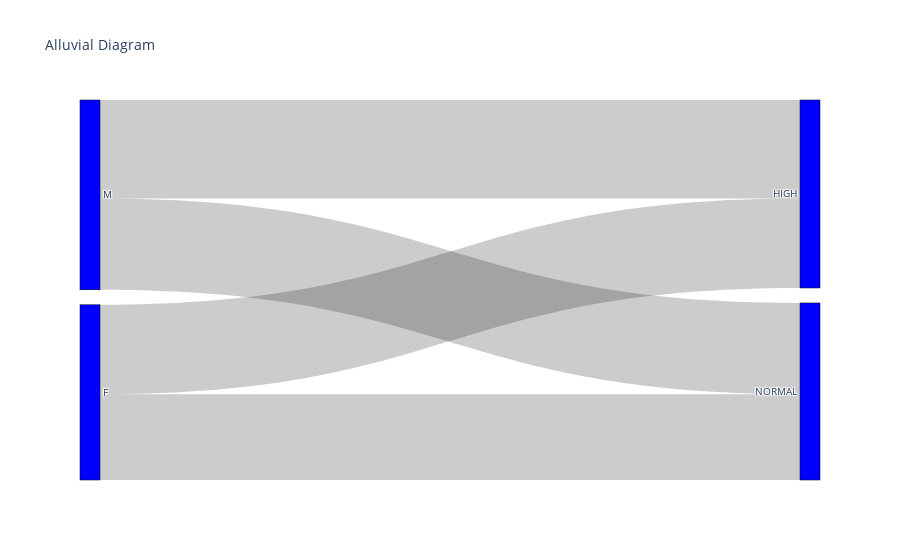

Notebook code cell kept with this figure:
### Markdown cell above
# Alluvial Diagram

### Code cell
import pandas as pd
import plotly.graph_objects as go

# Assuming df is your DataFrame and it has columns 'Sex' and 'Cholesterol'

# Create a grouped DataFrame that counts each unique combination of 'Sex' and 'Cholesterol'
grouped_df = df.groupby(['Sex', 'Cholesterol']).size().reset_index(name='counts')

# Create a mapping of categories to indices
mapping = {category: i for i, category in enumerate(df['Sex'].unique().tolist() + df['Cholesterol'].unique().tolist())}

# Create lists for source, target, and value
source = grouped_df['Sex'].map(mapping).tolist()
target = grouped_df['Cholesterol'].map(mapping).tolist()
value = grouped_df['counts'].tolist()

# Create the Sankey diagram
fig = go.Figure(data=go.Sankey(
    node = dict(
      pad = 15,
      thickness = 20,
      line = dict(color = "black", width = 0.5),
      label = list(mapping.keys()),
      color = "blue"
    ),
    link = dict(
      source = source,
      target = target,
      value = value
    )))

fig.update_layout(title_text="Alluvial Diagram", font_size=10)
fig.show()

### Figure 1 — Plotly figure (JSON) as saved in the notebook; plotly's stock layout.template omitted (floating-point values rounded to 4 significant figures)
{"data": [{"link": {"source": [0, 0, 1, 1], "target": [2, 3, 2, 3], "value": [49, 47, 54, 50]}, "node": {"color": "blue", "label": ["F", "M", "HIGH", "NORMAL"], "line": {"color": "black", "width": 0.5}, "pad": 15, "thickness": 20}, "type": "sankey"}], "layout": {"font": {"size": 10}, "title": {"text": "Alluvial Diagram"}}}
